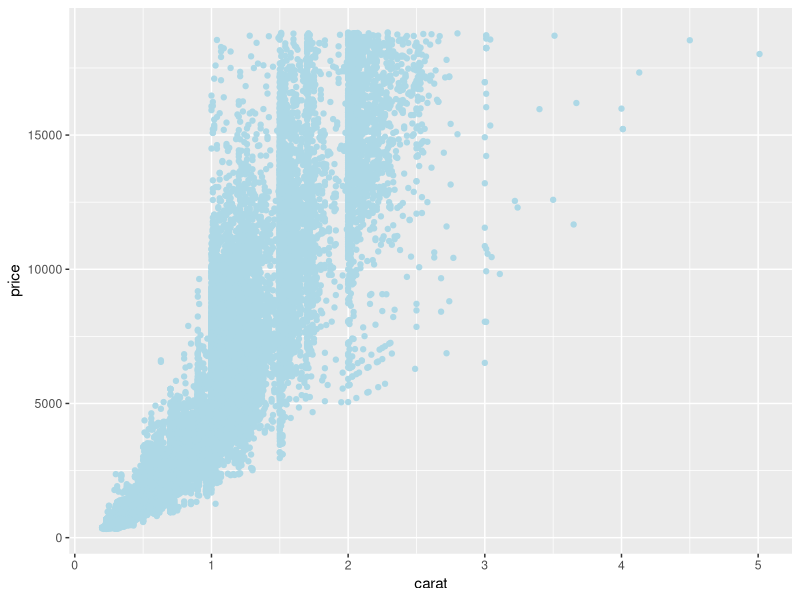
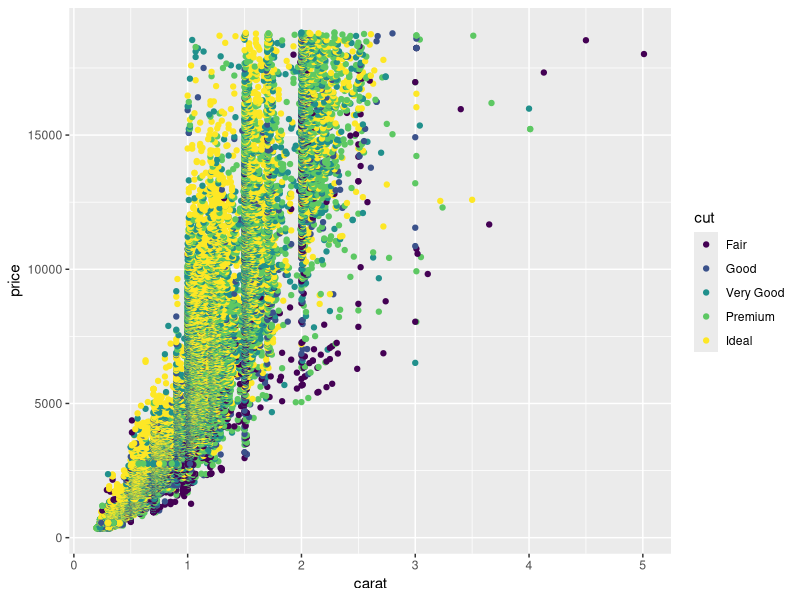
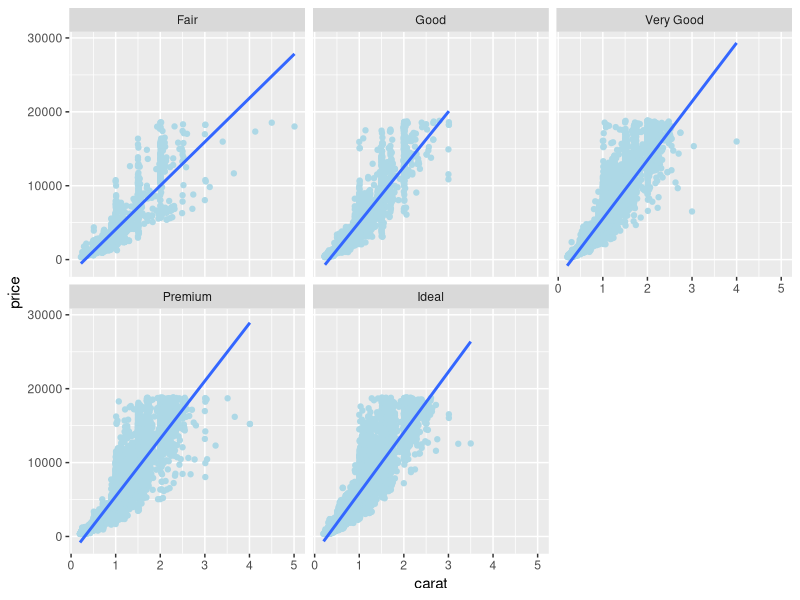
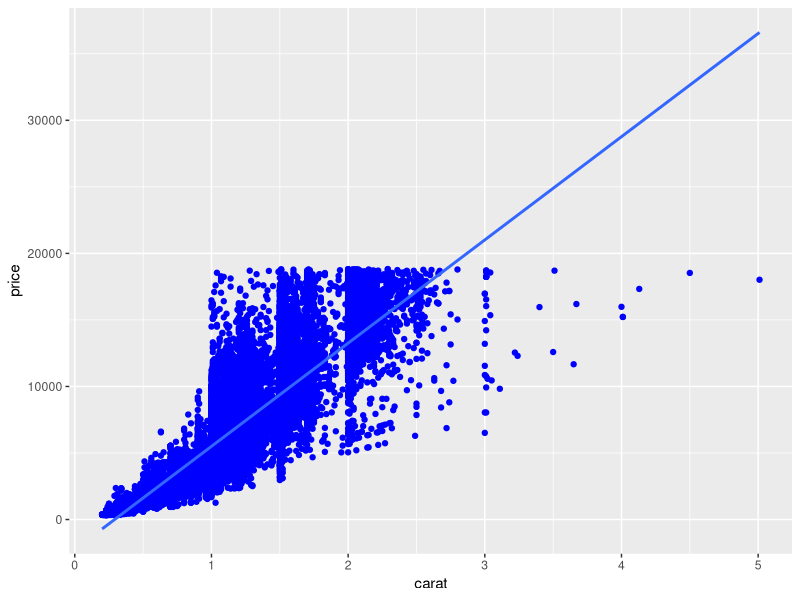

Recreate these plots in R, in order.
library(dplyr)
library(ggplot2)

str(diamonds)

ggplot(data=diamonds, aes(x=carat, y=price)) +
  geom_point(col="lightblue")

cor.test(diamonds$carat, diamonds$price)

ggplot(data=diamonds, aes(x=carat, y=price, col=cut)) +
  geom_point()

ggplot(data=diamonds, aes(x=carat, y=price)) +
  geom_point(col="lightblue") +
  geom_smooth(method = "lm", se=FALSE) +
  facet_wrap(~cut)

lm_ideal = lm(price ~ carat, data=diamonds, cut=="Fair")
lm_ideal$coefficients
summary(lm_ideal)

ggplot(data=diamonds, aes(x=carat, y=price)) +
  geom_point(col="blue") +
  geom_smooth(method = "lm", se=FALSE)
